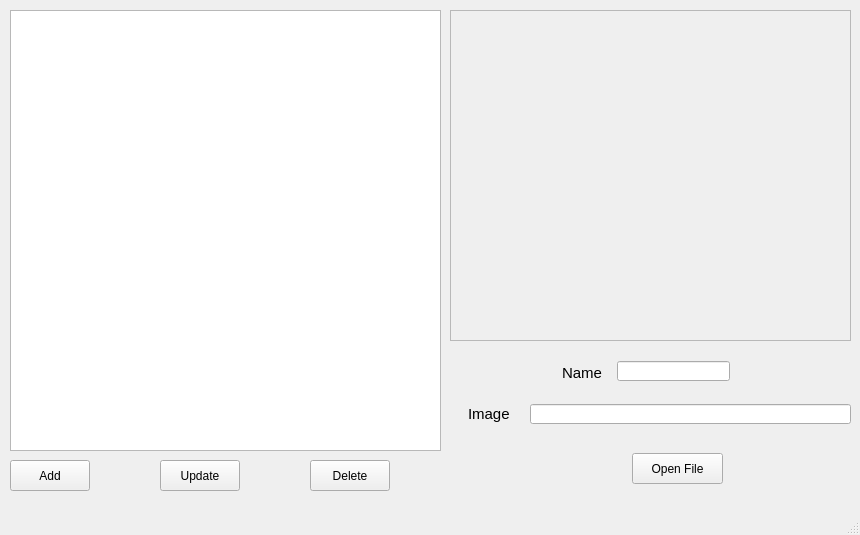
<?xml version="1.0" encoding="UTF-8"?>
<ui version="4.0">
 <class>MainWindow</class>
 <widget class="QMainWindow" name="MainWindow">
  <property name="geometry">
   <rect>
    <x>0</x>
    <y>0</y>
    <width>860</width>
    <height>535</height>
   </rect>
  </property>
  <property name="windowTitle">
   <string>Task</string>
  </property>
  <widget class="QWidget" name="centralwidget">
   <widget class="QTableView" name="tableView">
    <property name="geometry">
     <rect>
      <x>10</x>
      <y>10</y>
      <width>431</width>
      <height>441</height>
     </rect>
    </property>
   </widget>
   <widget class="QPushButton" name="pushButton">
    <property name="geometry">
     <rect>
      <x>10</x>
      <y>460</y>
      <width>80</width>
      <height>31</height>
     </rect>
    </property>
    <property name="text">
     <string>Add</string>
    </property>
   </widget>
   <widget class="QPushButton" name="pushButton_2">
    <property name="geometry">
     <rect>
      <x>160</x>
      <y>460</y>
      <width>80</width>
      <height>31</height>
     </rect>
    </property>
    <property name="text">
     <string>Update</string>
    </property>
   </widget>
   <widget class="QPushButton" name="pushButton_3">
    <property name="geometry">
     <rect>
      <x>310</x>
      <y>460</y>
      <width>80</width>
      <height>31</height>
     </rect>
    </property>
    <property name="text">
     <string>Delete</string>
    </property>
   </widget>
   <widget class="QLabel" name="label">
    <property name="geometry">
     <rect>
      <x>562</x>
      <y>365</y>
      <width>57</width>
      <height>15</height>
     </rect>
    </property>
    <property name="font">
     <font>
      <pointsize>11</pointsize>
     </font>
    </property>
    <property name="text">
     <string>Name</string>
    </property>
   </widget>
   <widget class="QLabel" name="label_2">
    <property name="geometry">
     <rect>
      <x>468</x>
      <y>403</y>
      <width>57</width>
      <height>21</height>
     </rect>
    </property>
    <property name="font">
     <font>
      <pointsize>11</pointsize>
     </font>
    </property>
    <property name="text">
     <string>Image</string>
    </property>
   </widget>
   <widget class="QLineEdit" name="lineEdit">
    <property name="geometry">
     <rect>
      <x>617</x>
      <y>361</y>
      <width>113</width>
      <height>20</height>
     </rect>
    </property>
   </widget>
   <widget class="QLineEdit" name="lineEdit_2">
    <property name="geometry">
     <rect>
      <x>530</x>
      <y>404</y>
      <width>321</width>
      <height>20</height>
     </rect>
    </property>
   </widget>
   <widget class="QPushButton" name="pushButton_5">
    <property name="geometry">
     <rect>
      <x>632</x>
      <y>453</y>
      <width>91</width>
      <height>31</height>
     </rect>
    </property>
    <property name="text">
     <string>Open File</string>
    </property>
   </widget>
   <widget class="QScrollArea" name="scrollArea">
    <property name="geometry">
     <rect>
      <x>450</x>
      <y>10</y>
      <width>401</width>
      <height>331</height>
     </rect>
    </property>
    <property name="widgetResizable">
     <bool>true</bool>
    </property>
    <widget class="QWidget" name="scrollAreaWidgetContents">
     <property name="geometry">
      <rect>
       <x>0</x>
       <y>0</y>
       <width>399</width>
       <height>329</height>
      </rect>
     </property>
    </widget>
   </widget>
  </widget>
  <widget class="QMenuBar" name="menubar">
   <property name="geometry">
    <rect>
     <x>0</x>
     <y>0</y>
     <width>860</width>
     <height>20</height>
    </rect>
   </property>
  </widget>
  <widget class="QStatusBar" name="statusbar"/>
 </widget>
 <resources/>
 <connections/>
</ui>
